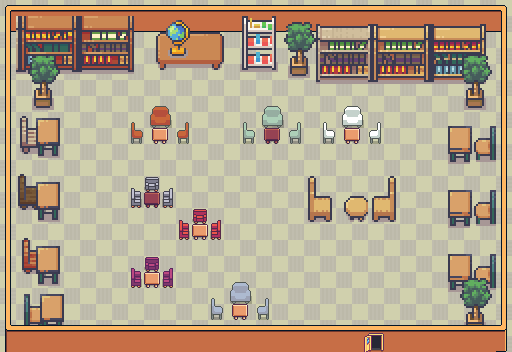

The image is a tile-based game level rendered from a .tmx file. Its description and source (layers, tilesets, objects; grid data summarised) follow:
An orthogonal 32x22 tile map with 16x16 px tiles, 8 tile layers (floor, chairs, tables, wall2, ...), 5 tilesets.

<map version="1.10" tiledversion="1.10.2" orientation="orthogonal" renderorder="right-down" width="32" height="22" tilewidth="16" tileheight="16" infinite="0" nextlayerid="9" nextobjectid="1">
 <tileset firstgid="1" source="free_overview.tsx" />
 <tileset firstgid="10297" source="tilesetkitchen.tsx" />
 <tileset firstgid="10630" source="house_interiors_assets.tsx" />
 <tileset firstgid="12678" source="house_building_assets.tsx" />
 <tileset firstgid="15978" source="house_doors.tsx" />
 <layer id="1" name="floor" width="32" height="22">
  <data>[704 cells, 704 non-empty, 2 distinct tile ids]</data>
 </layer>
 <layer id="2" name="chairs" width="32" height="22">
  <data>[704 cells, 86 non-empty, 65 distinct tile ids]</data>
 </layer>
 <layer id="4" name="tables" width="32" height="22">
  <data>[704 cells, 95 non-empty, 52 distinct tile ids]</data>
 </layer>
 <layer id="7" name="wall2" width="32" height="22">
  <data>[704 cells, 80 non-empty, 5 distinct tile ids]</data>
 </layer>
 <layer id="3" name="books" width="32" height="22">
  <data>[704 cells, 104 non-empty, 104 distinct tile ids]</data>
 </layer>
 <layer id="5" name="decor" width="32" height="22">
  <data>[704 cells, 60 non-empty, 21 distinct tile ids]</data>
 </layer>
 <layer id="6" name="walls1" width="32" height="22">
  <data>[704 cells, 84 non-empty, 11 distinct tile ids]</data>
 </layer>
 <layer id="8" name="door" width="32" height="22">
  <data>[704 cells, 4 non-empty, 4 distinct tile ids]</data>
 </layer>
</map>
